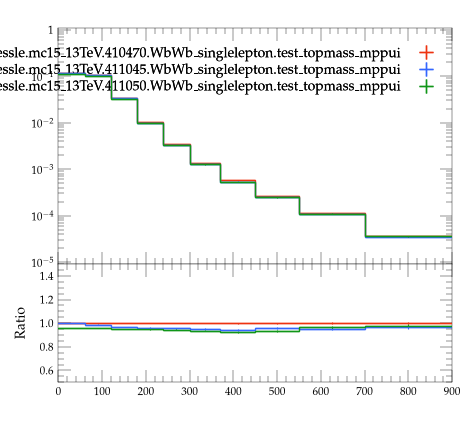

Here is the Python script that generated this plot:
#! /usr/bin/env python3

# This Python script was auto-generated using YODA v2.1.2.
# Analysis object: /WbWb_singlelepton/pT_Wbbl
# Timestamp: 07-08-2026 (09:16:02)

import matplotlib as mpl
import matplotlib.pyplot as plt
mpl.use('Agg') # comment out for interactive use
import os
import numpy as np
from numpy import nan, inf

plotDir = os.path.split(os.path.realpath(__file__))[0]
if 'YODA_USER_PLOT_PATH' in globals():
    plot_outdir = globals()['YODA_USER_PLOT_PATH']
else:
    plot_outdir = plotDir

#plot style
plt.style.use(os.path.join(plotDir, '../default.mplstyle'))
# plot metadata
figW, figH = plt.rcParams['figure.figsize']
ax_xLabel = ''
ax_yLabel = ''
ax_title  = ''
ax_xScale = 'linear'
ax_yScale = 'log'
xLims = (0.0, 900.0)
yLims = (9e-06, 1.1)

# TeX-friendly labels for the legend
labels = {
  'legend' : ([ r"user.johessle.mc15\_13TeV.410470.WbWb\_singlelepton.test\_topmass\_mppui", r"user.johessle.mc15\_13TeV.411045.WbWb\_singlelepton.test\_topmass\_mppui", r"user.johessle.mc15\_13TeV.411050.WbWb\_singlelepton.test\_topmass\_mppui" ], r""),
}

# Adjust canvas width and height
canvasW = 10.0
canvasH = 9.0
figW *= canvasW/10.
figH *= canvasH/9.

# Create figure and axis objects
fig, (ax, ratio0_ax) = plt.subplots(2, 1, sharex=True,
                  figsize=(figW,figH), gridspec_kw={'height_ratios': (6.0, 3.0)})

# Set figure margins
plt.subplots_adjust(
    left   = 1.0 * plt.rcParams['figure.subplot.left'],
    right  = 1.0 * plt.rcParams['figure.subplot.right'],
    top    = 1.0 * plt.rcParams['figure.subplot.top'],
    bottom = 1.0 * plt.rcParams['figure.subplot.bottom'])

ratio0_ax.yaxis.set_major_locator(mpl.ticker.MultipleLocator(0.2))
ratio0_ax.set_ylim(0.5, 1.4999)
ratio0_ax.set_ylabel('Ratio')

# the numerical data is stored in a separate file
dataf = dict()
prefix = os.path.split(__file__)[0]
if prefix:    prefix = prefix + '/'
exec(open(prefix+'pT_Wbbl__data.py').read(), dataf)


legend_handles = dict() # keep track of handles for the legend

# style options for curves
# starts at zorder>=5 to draw curve on top of legend
styles = {
  'user.johessle.mc15_13TeV.410470.WbWb_singlelepton.test_topmass_mppui.yoda': {
    'color' : '#EE3311',
    'linestyle' : '-',
    'lineopacity' : 1.0,
    'linewidth' : 1,
    'marker' : 'none',
    'markersize' : 2,
    'capsize' : 0.0,
    'zorder' : 5,
    'histstyle' : 1,
    'drawstyle' : 'steps-pre',
    'xerrorbars' : 1,
    'yerrorbars' : 1,
    'fillcolor' : None,
    'fillopacity' : 1.0,
    'ratio0_linestyle' : '-',
    'ratio0_lineopacity' : 1.0,
    'ratio0_linewidth' : 1,
    'ratio0_marker' : 'none',
    'ratio0_markersize' : 2,
    'ratio0_capsize' : 0.0,
    'ratio0_zorder' : 5,
    'ratio0_histstyle' : 1,
    'ratio0_drawstyle' : 'steps-pre',
    'ratio0_xerrorbars' : 1,
    'ratio0_yerrorbars' : 1,
  },
  'user.johessle.mc15_13TeV.411045.WbWb_singlelepton.test_topmass_mppui.yoda': {
    'color' : '#3366FF',
    'linestyle' : '-',
    'lineopacity' : 1.0,
    'linewidth' : 1,
    'marker' : 'none',
    'markersize' : 2,
    'capsize' : 0.0,
    'zorder' : 6,
    'histstyle' : 1,
    'drawstyle' : 'steps-pre',
    'xerrorbars' : 1,
    'yerrorbars' : 1,
    'fillcolor' : None,
    'fillopacity' : 1.0,
    'ratio0_linestyle' : '-',
    'ratio0_lineopacity' : 1.0,
    'ratio0_linewidth' : 1,
    'ratio0_marker' : 'none',
    'ratio0_markersize' : 2,
    'ratio0_capsize' : 0.0,
    'ratio0_zorder' : 6,
    'ratio0_histstyle' : 1,
    'ratio0_drawstyle' : 'steps-pre',
    'ratio0_xerrorbars' : 1,
    'ratio0_yerrorbars' : 1,
  },
  'user.johessle.mc15_13TeV.411050.WbWb_singlelepton.test_topmass_mppui.yoda': {
    'color' : '#109618',
    'linestyle' : '-',
    'lineopacity' : 1.0,
    'linewidth' : 1,
    'marker' : 'none',
    'markersize' : 2,
    'capsize' : 0.0,
    'zorder' : 7,
    'histstyle' : 1,
    'drawstyle' : 'steps-pre',
    'xerrorbars' : 1,
    'yerrorbars' : 1,
    'fillcolor' : None,
    'fillopacity' : 1.0,
    'ratio0_linestyle' : '-',
    'ratio0_lineopacity' : 1.0,
    'ratio0_linewidth' : 1,
    'ratio0_marker' : 'none',
    'ratio0_markersize' : 2,
    'ratio0_capsize' : 0.0,
    'ratio0_zorder' : 7,
    'ratio0_histstyle' : 1,
    'ratio0_drawstyle' : 'steps-pre',
    'ratio0_xerrorbars' : 1,
    'ratio0_yerrorbars' : 1,
  },
}

# curve from input yoda files in main panel
for label, yvals in dataf['yvals'].items():
    if all(np.isnan(v) for v in dataf['yvals'][label]):
        continue
    tmp = None
    if styles[label]['histstyle']: # draw as histogram
        xpos = dataf['xedges'][label] if styles[label]['drawstyle'] else dataf['xpoints'][label]
        ypos = np.insert(yvals, 0, yvals[0]) if styles[label]['drawstyle'] else yvals
        if styles[label]['fillcolor']: # fill area below curve
            ax.fill_between(xpos, ypos, step='pre',
                            color=styles[label]['fillcolor'],
                            alpha=styles[label]['fillopacity'])
        tmp, = ax.plot(xpos, ypos,
                       color=styles[label]['color'],
                       linestyle=styles[label]['linestyle'],
                       alpha=styles[label]['lineopacity'],
                       linewidth=styles[label]['linewidth'],
                       drawstyle=styles[label]['drawstyle'], solid_joinstyle='miter',
                       zorder=styles[label]['zorder'], label=label)
    tmp = ax.errorbar(dataf['xpoints'][label], yvals,
                      xerr=np.array(dataf['xerrs'][label])*styles[label]['xerrorbars'],
                      yerr=np.array(dataf['yerrs'][label])*styles[label]['yerrorbars'],
                      fmt=styles[label]['marker'], capsize=styles[label]['capsize'],
                      alpha=styles[label]['lineopacity'],
                      markersize=styles[label]['markersize'],
                      ecolor=styles[label]['color'],
                      color=styles[label]['color'], zorder=styles[label]['zorder'])
    tmp[-1][0].set_linestyle(styles[label]['linestyle'])
    tmp[-1][0].set_linewidth(styles[label]['linewidth'])
    if label in dataf['add_legend_handle']:  legend_handles[label] = tmp
    for varLabel in dataf['variation_yvals'].keys():
        if varLabel.startswith(label):
            tmp, = ax.plot(dataf['xedges'][label], dataf['variation_yvals'][varLabel],
                           color=styles[label]['color'],
                           linestyle=styles[label]['linestyle'],
                           linewidth=styles[label]['linewidth'],
                           drawstyle='steps-pre', solid_joinstyle='miter',
                           zorder=styles[label]['zorder'], alpha=0.5)


# plots on ratio panel
# curve from input yoda files in ratio panel
for label, yvals in dataf['ratio0_yvals'].items():
    if all(np.isnan(v) for v in yvals):
        continue
    if styles[label]['ratio0_histstyle']: # plot as histogram
        xpos = dataf['xedges']['user.johessle.mc15_13TeV.410470.WbWb_singlelepton.test_topmass_mppui.yoda'] if styles[label]['ratio0_drawstyle'] else dataf['xpoints']['user.johessle.mc15_13TeV.410470.WbWb_singlelepton.test_topmass_mppui.yoda']
        ypos = np.insert(yvals, 0, yvals[0]) if styles[label]['ratio0_drawstyle'] else yvals
        ratio0_ax.plot(xpos, ypos,
                       color=styles[label]['color'],
                       linewidth=styles[label]['linewidth'],
                       linestyle=styles[label]['ratio0_linestyle'],
                       alpha=styles[label]['ratio0_lineopacity'],
                       drawstyle=styles[label]['ratio0_drawstyle'], zorder=styles[label]['zorder'],
                       solid_joinstyle='miter')
    tmp = ratio0_ax.errorbar(dataf['xpoints']['user.johessle.mc15_13TeV.410470.WbWb_singlelepton.test_topmass_mppui.yoda'], yvals,
                             xerr=np.array(dataf['ref_xerrs'])*styles[label]['ratio0_xerrorbars'],
                             yerr=np.array(dataf['ratio0_yerrs'][label])*styles[label]['ratio0_yerrorbars'],
                             fmt=styles[label]['ratio0_marker'], capsize=styles[label]['ratio0_capsize'],
                             alpha=styles[label]['ratio0_lineopacity'],
                             markersize=styles[label]['ratio0_markersize'],
                             ecolor=styles[label]['color'],
                             color=styles[label]['color'])
    tmp[-1][0].set_linestyle(styles[label]['ratio0_linestyle'])
    tmp[-1][0].set_linewidth(styles[label]['ratio0_linewidth'])

    for varlabel in dataf['ratio0_variation_vals'].keys():
        if varlabel.startswith(label):
            ratio0_ax.plot(dataf['xedges']['user.johessle.mc15_13TeV.410470.WbWb_singlelepton.test_topmass_mppui.yoda'],
                            dataf['ratio0_variation_vals'][varlabel],
                            color=styles[label]['color'],
                            linestyle=styles[label]['linestyle'],
                            linewidth=styles[label]['linewidth'],
                            drawstyle='steps-pre', solid_joinstyle='miter',
                            zorder=1, alpha=0.5)

legend_items = list(legend_handles.values())
ax.add_artist(ax.legend(legend_items,
                        labels['legend'][0],
                        title=labels['legend'][1],
                        alignment='right',
                        loc='upper right',
                        bbox_to_anchor=(1.0, 0.97),markerfirst=False))

# set plot metadata as defined above
ratio0_ax.set_xlabel(ax_xLabel)
ratio0_ax.xaxis.set_label_coords(1., -0.15)
ax.set_ylabel(ax_yLabel, ha='right', va='top')
ax.yaxis.set_label_coords(-0.11, 1.0)
ax.set_title(ax_title, loc='left')
ax.set_xscale(ax_xScale)
ax.set_yscale(ax_yScale)
ratio0_ax.set_yscale('linear')
ax.set_xlim(xLims)
ax.set_ylim(yLims)

# tick formatting
plt.rcParams['xtick.top'] = True
plt.rcParams['ytick.right'] = True
ax.yaxis.set_major_locator(mpl.ticker.LogLocator(base=10.0, numticks=np.inf))
ax.yaxis.set_minor_locator(mpl.ticker.LogLocator(
                           base=10.0, subs=np.arange(0.1, 1, 0.1), numticks=np.inf))
fig.align_ylabels((ax, ratio0_ax))
plt.savefig(os.path.join(plot_outdir, 'pT_Wbbl.pdf'), format='PDF')
plt.savefig(os.path.join(plot_outdir, 'pT_Wbbl.png'), format='PNG')

plt.close(fig)
